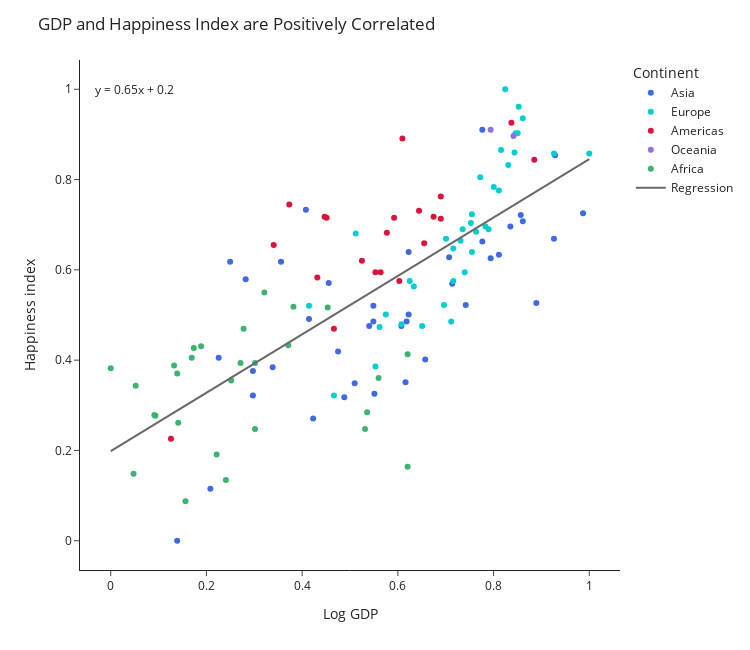

Here is the notebook cell this chart was saved with:
### Code cell
GDP = df_2017N_v3["Log GDP"]
HI = df_2017N_v3["Happiness index"]
color = ["royalblue","darkturquoise","crimson", "mediumpurple","mediumseagreen"]


#calculate y-values for regression line
(slope, intercept, rvalue, pvalue, stderr) = linregress(GDP, HI)
regress_values = GDP * slope + intercept
value = regress_values
line_eq = "y = " + str(round(slope,2)) + "x + " + str(round(intercept,2))

#scatter plot
fig_Q2a_2 = px.scatter(df_2017N_v3, GDP, HI, hover_name="Country name"
           ,template="simple_white",color_discrete_sequence=color, color="Continent")

#regression line
regline_a = sm.OLS(value,sm.add_constant(GDP)).fit().fittedvalues

#add regression line to scatter
fig_Q2a_2.add_traces(go.Scatter(x=GDP, y=regline_a, mode='lines', marker_color='dimgrey', name='Regression'))

#update layout
fig_Q2a_2.update_layout(title_text="GDP and Happiness Index are Positively Correlated"
                      ,annotations= [dict(x=0.05, y=1, text=line_eq, showarrow = False)]
                      ,width=750, height=650
                     )


fig_Q2a_2.show()

### Figure 1 — Plotly figure (JSON) as saved in the notebook; plotly's stock layout.template omitted (floating-point values rounded to 4 significant figures)
{"data": [{"hovertemplate": "<b>%{hovertext}</b><br><br>Continent=Asia<br>Log GDP=%{x}<br>Happiness index=%{y}<extra></extra>", "hovertext": ["Afghanistan", "Armenia", "Azerbaijan", "Bahrain", "Bangladesh", "Cambodia", "China", "Cyprus", "Georgia", "Hong Kong S.A.R. of China", "India", "Indonesia", "Iran", "Iraq", "Israel", "Japan", "Jordan", "Kazakhstan", "Kuwait", "Kyrgyzstan", "Lebanon", "Malaysia", "Mongolia", "Nepal", "Pakistan", "Palestinian Territories", "Philippines", "Russia", "Saudi Arabia", "Singapore", "South Korea", "Sri Lanka", "Taiwan", "Tajikistan", "Thailand", "Turkmenistan", "United Arab Emirates", "Uzbekistan", "Vietnam", "Yemen"], "legendgroup": "Asia", "marker": {"color": "royalblue", "symbol": "circle"}, "mode": "markers", "name": "Asia", "orientation": "v", "showlegend": true, "type": "scatter", "x": [0.1388, 0.4881, 0.6182, 0.8351, 0.2972, 0.2972, 0.6074, 0.7766, 0.5098, 0.8894, 0.423, 0.5401, 0.6573, 0.6161, 0.7766, 0.8113, 0.4751, 0.7072, 0.9262, 0.282, 0.5488, 0.7419, 0.5488, 0.2256, 0.3557, 0.3384, 0.4555, 0.7137, 0.8612, 0.987, 0.7939, 0.551, 0.8568, 0.2495, 0.6226, 0.6226, 0.9284, 0.4078, 0.4143, 0.2082], "xaxis": "x", "y": [0, 0.3177, 0.4854, 0.6959, 0.3216, 0.3762, 0.4756, 0.6628, 0.3489, 0.5263, 0.271, 0.4756, 0.4016, 0.3509, 0.9103, 0.6335, 0.4191, 0.6277, 0.6686, 0.5789, 0.4854, 0.5224, 0.5205, 0.4055, 0.6179, 0.384, 0.5712, 0.5692, 0.7076, 0.7251, 0.6257, 0.3255, 0.7212, 0.6179, 0.6394, 0.501, 0.8538, 0.7329, 0.4912, 0.115], "yaxis": "y"}, {"hovertemplate": "<b>%{hovertext}</b><br><br>Continent=Europe<br>Log GDP=%{x}<br>Happiness index=%{y}<extra></extra>", "hovertext": ["Albania", "Austria", "Belarus", "Belgium", "Bosnia and Herzegovina", "Bulgaria", "Croatia", "Czech Republic", "Denmark", "Estonia", "Finland", "France", "Germany", "Greece", "Hungary", "Ireland", "Italy", "Kosovo", "Latvia", "Lithuania", "Luxembourg", "Macedonia", "Malta", "Moldova", "Montenegro", "Netherlands", "Poland", "Portugal", "Romania", "Serbia", "Slovakia", "Slovenia", "Spain", "Sweden", "Turkey", "Ukraine", "United Kingdom"], "legendgroup": "Europe", "marker": {"color": "darkturquoise", "symbol": "circle"}, "mode": "markers", "name": "Europe", "orientation": "v", "showlegend": true, "type": "scatter", "x": [0.5531, 0.846, 0.6334, 0.8308, 0.5618, 0.6508, 0.6963, 0.7722, 0.8525, 0.7549, 0.8243, 0.8113, 0.8438, 0.7115, 0.731, 0.9262, 0.7896, 0.5119, 0.7158, 0.7527, 1, 0.5748, 0.8004, 0.4143, 0.6247, 0.8612, 0.7354, 0.7397, 0.7007, 0.6074, 0.7549, 0.7636, 0.7831, 0.8503, 0.7158, 0.4664, 0.8156], "xaxis": "x", "y": [0.386, 0.9025, 0.5634, 0.8324, 0.4737, 0.4756, 0.5224, 0.8051, 0.961, 0.6394, 1, 0.7758, 0.8596, 0.4854, 0.6647, 0.8577, 0.6901, 0.6803, 0.6472, 0.7037, 0.8577, 0.501, 0.7836, 0.5205, 0.575, 0.9357, 0.6901, 0.5945, 0.6686, 0.4795, 0.7232, 0.6842, 0.6959, 0.9025, 0.575, 0.3216, 0.8655], "yaxis": "y"}, {"hovertemplate": "<b>%{hovertext}</b><br><br>Continent=Americas<br>Log GDP=%{x}<br>Happiness index=%{y}<extra></extra>", "hovertext": ["Argentina", "Bolivia", "Brazil", "Canada", "Chile", "Colombia", "Costa Rica", "Dominican Republic", "Ecuador", "El Salvador", "Guatemala", "Haiti", "Honduras", "Mexico", "Nicaragua", "Panama", "Paraguay", "Peru", "United States", "Uruguay", "Venezuela"], "legendgroup": "Americas", "marker": {"color": "crimson", "symbol": "circle"}, "mode": "markers", "name": "Americas", "orientation": "v", "showlegend": true, "type": "scatter", "x": [0.6551, 0.4317, 0.5922, 0.8373, 0.6898, 0.577, 0.6095, 0.603, 0.5249, 0.4469, 0.4512, 0.1258, 0.3406, 0.6443, 0.3731, 0.6898, 0.5531, 0.564, 0.885, 0.6746, 0.4664], "xaxis": "x", "y": [0.6589, 0.5828, 0.7154, 0.9259, 0.7135, 0.6823, 0.8908, 0.575, 0.6199, 0.7173, 0.7154, 0.2261, 0.655, 0.731, 0.7446, 0.7622, 0.5945, 0.5945, 0.8441, 0.7173, 0.4698], "yaxis": "y"}, {"hovertemplate": "<b>%{hovertext}</b><br><br>Continent=Oceania<br>Log GDP=%{x}<br>Happiness index=%{y}<extra></extra>", "hovertext": ["Australia", "New Zealand"], "legendgroup": "Oceania", "marker": {"color": "mediumpurple", "symbol": "circle"}, "mode": "markers", "name": "Oceania", "orientation": "v", "showlegend": true, "type": "scatter", "x": [0.8416, 0.7939], "xaxis": "x", "y": [0.8967, 0.9103], "yaxis": "y"}, {"hovertemplate": "<b>%{hovertext}</b><br><br>Continent=Africa<br>Log GDP=%{x}<br>Happiness index=%{y}<extra></extra>", "hovertext": ["Benin", "Botswana", "Burkina Faso", "Cameroon", "Chad", "Congo (Brazzaville)", "Egypt", "Gabon", "Ghana", "Guinea", "Kenya", "Liberia", "Madagascar", "Malawi", "Mali", "Mauritania", "Morocco", "Niger", "Nigeria", "Rwanda", "Senegal", "Sierra Leone", "South Africa", "Tanzania", "Tunisia", "Uganda", "Zambia", "Zimbabwe"], "legendgroup": "Africa", "marker": {"color": "mediumseagreen", "symbol": "circle"}, "mode": "markers", "name": "Africa", "orientation": "v", "showlegend": true, "type": "scatter", "x": [0.1735, 0.6204, 0.1323, 0.2777, 0.1388, 0.3709, 0.5315, 0.6204, 0.321, 0.1887, 0.2516, 0.05206, 0.09328, 0.04772, 0.1692, 0.3015, 0.4534, 0, 0.3818, 0.1562, 0.2711, 0.09111, 0.5597, 0.2408, 0.5358, 0.141, 0.3015, 0.2213], "xaxis": "x", "y": [0.4269, 0.1637, 0.3879, 0.4698, 0.3704, 0.4327, 0.2476, 0.4133, 0.5497, 0.4308, 0.3548, 0.3431, 0.2768, 0.1481, 0.4055, 0.3938, 0.5166, 0.3821, 0.5185, 0.08772, 0.3938, 0.2788, 0.3606, 0.1345, 0.2846, 0.2612, 0.2476, 0.191], "yaxis": "y"}, {"marker": {"color": "dimgrey"}, "mode": "lines", "name": "Regression", "type": "scatter", "x": [0.1388, 0.5531, 0.6551, 0.4881, 0.8416, 0.846, 0.6182, 0.8351, 0.2972, 0.6334, 0.8308, 0.1735, 0.4317, 0.5618, 0.6204, 0.5922, 0.6508, 0.1323, 0.2972, 0.2777, 0.8373, 0.1388, 0.6898, 0.6074, 0.577, 0.3709, 0.6095, 0.6963, 0.7766, 0.7722, 0.8525, 0.603, 0.5249, 0.5315, 0.4469, 0.7549, 0.8243, 0.8113, 0.6204, 0.5098, 0.8438, 0.321, 0.7115, 0.4512, 0.1887, 0.1258, 0.3406, 0.8894, 0.731, 0.423, 0.5401, 0.6573, 0.6161, 0.9262, 0.7766, 0.7896, 0.8113, 0.4751, 0.7072, 0.2516, 0.5119, 0.9262, 0.282, 0.7158, 0.5488, 0.05206, 0.7527, 1, 0.5748, 0.09328, 0.04772, 0.7419, 0.1692, 0.8004, 0.3015, 0.6443, 0.4143, 0.5488, 0.6247, 0.4534, 0.2256, 0.8612, 0.7939, 0.3731, 0, 0.3818, 0.3557, 0.3384, 0.6898, 0.5531, 0.564, 0.4555, 0.7354, 0.7397, 0.7007, 0.7137, 0.1562, 0.8612, 0.2711, 0.6074, 0.09111, 0.987, 0.7549, 0.7636, 0.5597, 0.7939, 0.7831, 0.551, 0.8503, 0.8568, 0.2495, 0.2408, 0.6226, 0.5358, 0.7158, 0.6226, 0.141, 0.4664, 0.9284, 0.8156, 0.885, 0.6746, 0.4078, 0.4664, 0.4143, 0.2082, 0.3015, 0.2213], "y": [0.2884, 0.5563, 0.6222, 0.5142, 0.7428, 0.7457, 0.5984, 0.7386, 0.3908, 0.6082, 0.7358, 0.3108, 0.4777, 0.5619, 0.5998, 0.5815, 0.6194, 0.2842, 0.3908, 0.3781, 0.74, 0.2884, 0.6447, 0.5914, 0.5717, 0.4385, 0.5928, 0.6489, 0.7008, 0.698, 0.7499, 0.5886, 0.5381, 0.5423, 0.4876, 0.6867, 0.7316, 0.7232, 0.5998, 0.5282, 0.7442, 0.4062, 0.6587, 0.4904, 0.3206, 0.28, 0.4188, 0.7737, 0.6713, 0.4721, 0.5479, 0.6236, 0.597, 0.7976, 0.7008, 0.7092, 0.7232, 0.5058, 0.6559, 0.3613, 0.5296, 0.7976, 0.381, 0.6615, 0.5535, 0.2323, 0.6853, 0.8452, 0.5703, 0.2589, 0.2295, 0.6783, 0.308, 0.7162, 0.3936, 0.6152, 0.4665, 0.5535, 0.6026, 0.4918, 0.3445, 0.7555, 0.712, 0.4399, 0.1986, 0.4455, 0.4286, 0.4174, 0.6447, 0.5563, 0.5633, 0.4932, 0.6741, 0.6769, 0.6517, 0.6601, 0.2996, 0.7555, 0.3739, 0.5914, 0.2575, 0.8368, 0.6867, 0.6923, 0.5605, 0.712, 0.705, 0.5549, 0.7485, 0.7527, 0.3599, 0.3543, 0.6012, 0.5451, 0.6615, 0.6012, 0.2898, 0.5002, 0.799, 0.726, 0.7709, 0.6348, 0.4623, 0.5002, 0.4665, 0.3333, 0.3936, 0.3417]}], "layout": {"annotations": [{"showarrow": false, "text": "y = 0.65x + 0.2", "x": 0.05, "y": 1}], "height": 650, "legend": {"title": {"text": "Continent"}, "tracegroupgap": 0}, "margin": {"t": 60}, "title": {"text": "GDP and Happiness Index are Positively Correlated"}, "width": 750, "xaxis": {"anchor": "y", "domain": [0, 1], "title": {"text": "Log GDP"}}, "yaxis": {"anchor": "x", "domain": [0, 1], "title": {"text": "Happiness index"}}}}
